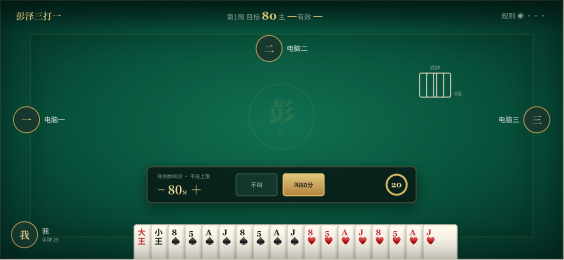
#> input picture verification/references/figma-bid.png, 564 x 260 px
$ python visual.py
#> lines starting #> are read from the running program, lines starting #| are printed output that depends on the picture
from pathlib import Path
import json
from PIL import Image, ImageDraw

root = Path(__file__).resolve().parent
reference = Image.open(root / 'references' / 'figma-bid.png').convert('RGB')
actual = Image.open(root / 'results' / 'bid-844.png').convert('RGB').resize(reference.size, Image.Resampling.LANCZOS)
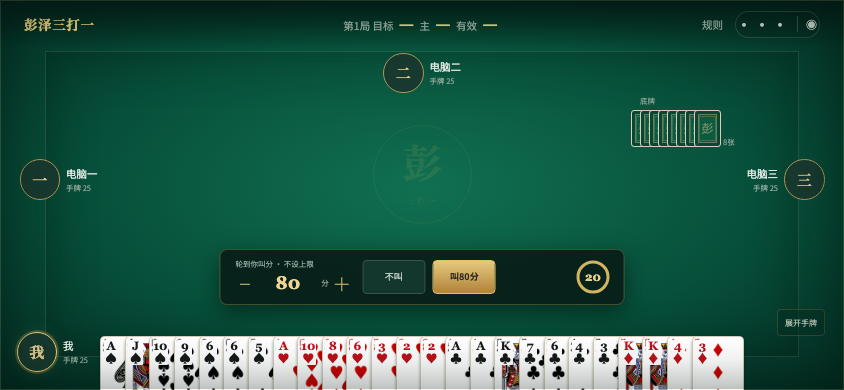
#> input picture verification/results/bid-844.png, 844 x 390 px
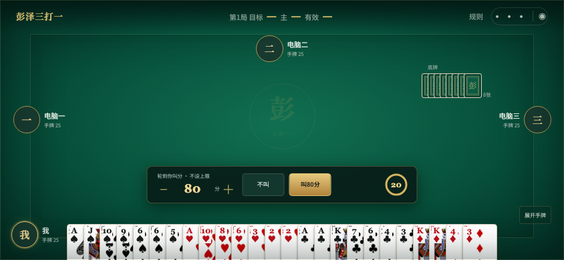
#> actual: PIL image 564x260 RGB; mean R, G, B 32.1, 86.2, 68.6
positions = [(80, 60), (130, 80), (160, 150), (400, 150), (480, 210), (80, 210)]
samples = []
for position in positions:
    first = reference.getpixel(position)
    second = actual.getpixel(position)
    difference = max(abs(first[index] - second[index]) for index in range(3))
    samples.append({'position': position, 'figma': first, 'html': second, 'maxChannelDifference': difference})
#> this loop made 6 passes
#> (first, second, difference) on passes 1, 2, 3, 4, 6: ((7, 75, 55), (6, 74, 54), 1), ((9, 86, 63), (9, 87, 63), 1), ((10, 92, 67), (11, 93, 68), 1), ((11, 93, 68), (11, 94, 68), 1), ((6, 68, 52), (5, 68, 51), 1)
#> (second, difference) on pass 5: ((5, 68, 51), 0)
#> after the loop, samples = 6 items

# 回归重叠手牌的花色重影：角标下方的窄栏应保持浅色，不露出原始牌面的红黑图案。
corner_checks = []
for scene, count in [('bid', 25), ('bury', 33)]:
    hand = Image.open(root / 'results' / f'{scene}-844.png').convert('RGB')
#> hand is the input picture: PIL image 844x390 RGB; mean R, G, B 32, 86.3, 68.6
    step = (644 - 52.5) / (count - 1)
    checked = 0
    for index in range(count - 1):
        top = 292 if scene == 'bury' and index < 3 else 310
        for dx in range(5, 14, 2):
            for dy in range(35, 44, 2):
                pixel = hand.getpixel((round(100 + index * step + dx), top + dy))
                if min(pixel) < 185 or max(pixel) - min(pixel) > 8:
#> (the run stopped early here; a loop or call above may not have finished)
